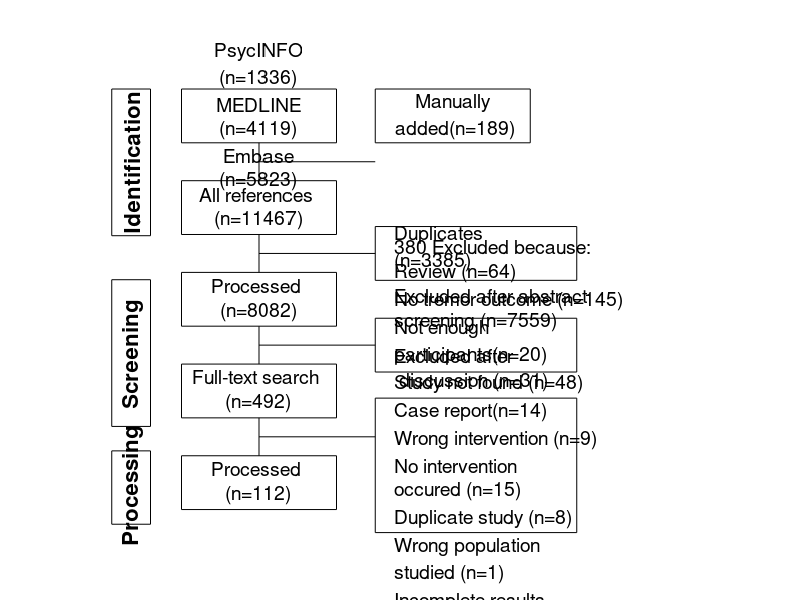

MATLAB code for this plot:
n           = 5;                                                            % levels to use
nos         = [1336, 5823, 4119, 3385, 7540, 31, 0];                      
nos_man     = [0, 0, 0, 0, 19, 0, 189];                                       % numbers of manually added studies
excl        = [59, 58, 20, 22, 11, 9, 15, 6, 1, 12, 0, 4];
excl_man    = [5, 87, 0, 26, 3, 0, 0, 2, 0, 1, 39, 0];

add_manual  = 1;
switch add_manual; case(1); nos = nos + nos_man; excl = excl + excl_man; end

%% General settings
tot_h = 500; tot_w = 8;
width = 2; height = 55;
posleft = bsxfun(@times, repmat([1 15 width height], [n,1]), [1, NaN, 1, 1]);
posleft(:,2) = linspace(.8*tot_h, .05*tot_h, n);
ftsize = 16;
%% Check numbers and definen the categories
% if nansum(nos(1:end-1))~=no_tot(1)-no_tot(2)
%     error('the numbers provided is not correct as the sum is not identical')
% else 
    nos = [nos, nansum(nos(1:end-1))];
%end

txt = {sprintf('PsycINFO\n(n=%d)\nMEDLINE\n(n=%d)\nEmbase\n(n=%d)', nos(1), nos(3), nos(2)), ...
    sprintf('All references \n(n=%d)', nansum(nos([1:3, 7]))), ...
    sprintf('Processed \n(n=%d)', nansum(nos([1:3, 7])) - nos(4)), ...
    sprintf('Full-text search \n(n=%d)', nansum(nos([1:3, 7])) - nansum(nos(4:6))), ...
    sprintf('Processed \n(n=%d)', nansum(nos([1:3, 7])) - nansum(nos(4:6)) - nansum(excl))};

txt_right = {'', ...
    sprintf('Duplicates \n(n=%d)', nos(4)), ...
    sprintf('Excluded after abstract\nscreening (n=%d)\n\nExcluded after \n discussion (n=%d)', nos(5), nos(6)), ...
    sprintf('%d Excluded because:\nReview (n=%d)\nNo tremor outcome (n=%d)\nNot enough \nparticipants(n=%d)\nStudy not found (n=%d)\nCase report(n=%d)\nWrong intervention (n=%d)\nNo intervention \noccured (n=%d)\nDuplicate study (n=%d)\nWrong population \nstudied (n=%d)\nIncomplete results \nprovided (n=%d)\nPosters/Abstracts(n=%d)\nOther reasons (n=%d)', ...
    nansum(excl), excl(1), excl(2), excl(3), excl(4), excl(5), ...
    excl(6), excl(7), excl(8), excl(9), excl(10), ...
    excl(11), excl(12))};

%% Define the positions of both columns
posright = bsxfun(@times, repmat([3.5 15 width height], [n-1,1]), [1, NaN, 1.3, 1]);
iter = 0;
for k = 1:n-1
    iter = iter+1;
    posright(k,2) = posleft(k,2) - abs(diff(posleft(1:2,2))).*.5;
end

%% Start plotting all data
% Start plotting rectangles
figure(1); clf; hold on;
axis off
for k = 1:n
    rectangle('Position', posleft(k,:));
    if k == 5
        rectangle('Position', posright(k-1,:).*[1,0.02,1,2.5]);
        text(posright(k-1,1)+width/8, posleft(k-1,2)-height/1.1, ...
            txt_right{k-1}, 'HorizontalAlignment', 'Left', 'FontSize', 14)
    elseif k > 2
        rectangle('Position', posright(k-1,:));
        text(posright(k-1,1)+width/8, posleft(k-1,2)-height/4, ...
            txt_right{k-1}, 'HorizontalAlignment', 'Left', 'FontSize', 14)
    end
    text(posleft(k,1)+width/2, posleft(k,2)+height/2, txt{k}, ...
        'HorizontalAlignment', 'Center', 'FontSize', 14)
end
axis([0 tot_w 0 tot_h])

% Start plotting arrows
for k = 1:n-1
    line([1 1].*posleft(1,1)+.5*width, [posleft(k,2) posleft(k+1,2)+height], 'Color', 'k');
    line([posleft(k,1)+.5*width, posright(k,1)], [1 1].*posright(k,2)+height/2, 'Color', 'k');
end

% Add two more rectangles on top:
rectangle('Position', [3.5, 400, 2, 55])
text(3.5+width/2, 400+height/2, sprintf('Manually\n added(n=%d)', nos(7)), ...
    'HorizontalAlignment', 'Center', 'FontSize', 14)
rectangle('Position', [0.1, 305, .5, 150])
text(.35, 380, 'Identification', 'HorizontalAlignment', 'Center', 'Rotation', 90, ...
    'FontWeight', 'bold', 'FontSize', ftsize)
rectangle('Position', [0.1, 110, .5, 150])
text(.35, 185, 'Screening', 'HorizontalAlignment', 'Center', 'Rotation', 90, ...
    'FontWeight', 'bold', 'FontSize', ftsize)
rectangle('Position', [0.1, 10, .5, 75])
text(.35, 50, 'Processing', 'HorizontalAlignment', 'Center', 'Rotation', 90, ...
    'FontWeight', 'bold', 'FontSize', ftsize)

